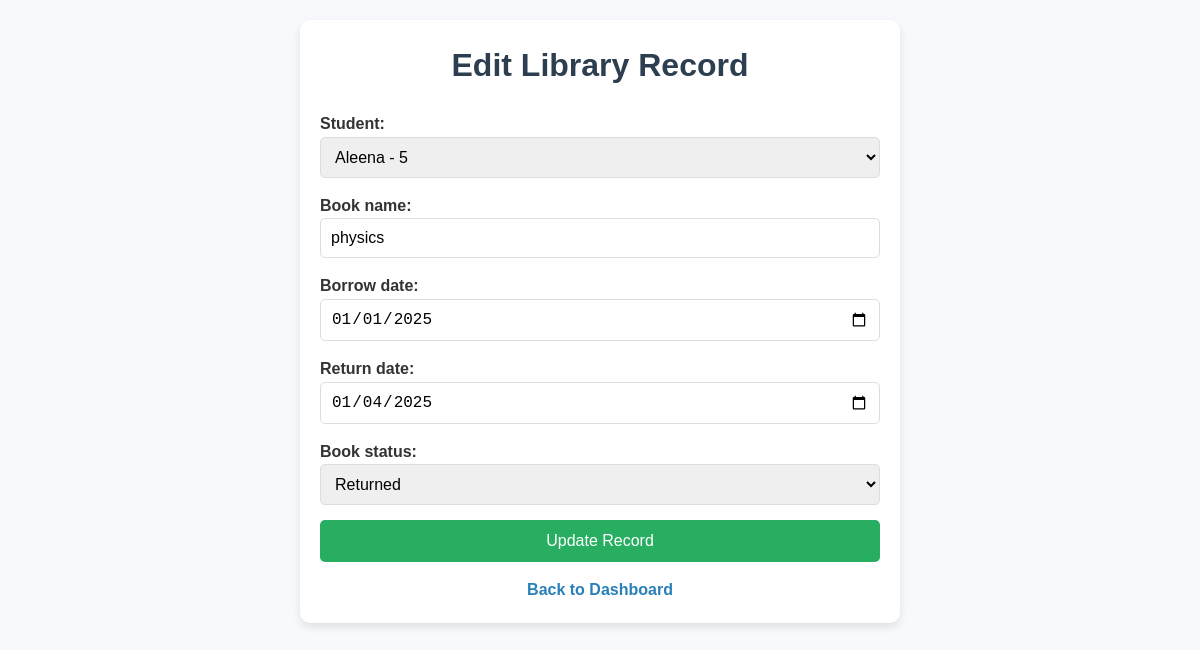
The app's page /api/edit-library-record/3/ (signed in) with its own data.
### school_app/models.py (models this page shows, shortened)
class LibraryHistory(models.Model):
    student = models.ForeignKey(Student, on_delete=models.CASCADE, related_name='library_records')
    book_name = models.CharField(max_length=255)
    borrow_date = models.DateField()
    return_date = models.DateField(null=True, blank=True)
    book_status = models.CharField(max_length=50)  # Renamed from 'status'

### school_app/views.py (the view)
# urls.py: path('edit-library-record/<int:pk>/', views.edit_library_record, name='edit_library_record'),
@login_required
def edit_library_record(request, pk):
    library_record = get_object_or_404(LibraryHistory, pk=pk)
    if not request.user.role == 'admin':
        messages.error(request, "You are not authorized to perform this action.")
        return redirect('librarian_dashboard')
    if request.method == 'POST':
        form = LibraryHistoryForm(request.POST, instance=library_record)
        if form.is_valid():
            form.save()
            return redirect('librarian_dashboard')
    else:
        form = LibraryHistoryForm(instance=library_record)
    return render(request, 'edit_library_record.html', {'form': form, 'record': library_record})

### school_app/forms.py
class LibraryHistoryForm(forms.ModelForm):
    class Meta:
        model = LibraryHistory
        fields = ['student', 'book_name', 'borrow_date', 'return_date', 'book_status']
        widgets = {
            'borrow_date': forms.DateInput(attrs={'type': 'date'}),
            'return_date': forms.DateInput(attrs={'type': 'date'}),
            'book_status': forms.Select(choices=[
                ('borrowed', 'Borrowed'),
                ('returned', 'Returned'),
                ('lost', 'Lost'),
            ])
        }

### school_app/models.py (called while the page is built)
    def __str__(self):
        return f"{self.name} - {self.roll_number}"

### school_app/Templates/edit_library_record.html (shortened to what this page needs)
<!DOCTYPE html>
<html lang="en">
<head>
</head>
<body>
    <div class="container">
        <h1>Edit Library Record</h1>
        <form method="post">
            {{ form.as_p }}
            <button type="submit">Update Record</button>
        </form>
        <a href="{% url 'librarian_dashboard' %}">Back to Dashboard</a>
    </div>
</body>
</html>

### school_app/Templates/edit_library_record.html (style rules this page uses)
* { margin: 0; padding: 0; box-sizing: border-box; }
body { font-family: 'Arial', sans-serif; background-color: #f7f9fc; color: #333; line-height: 1.6; padding: 20px; }
.container { max-width: 600px; margin: auto; background: #ffffff; padding: 20px; border-radius: 10px; box-shadow: 0 4px 8px rgba(0, 0, 0, 0.1); }
h1 { text-align: center; color: #2c3e50; margin-bottom: 20px; }
form { display: flex; flex-direction: column; }
label { font-weight: bold; margin-bottom: 5px; }
input, select, textarea { padding: 10px; margin-bottom: 15px; border: 1px solid #ddd; border-radius: 5px; font-size: 1rem; width: 100%; }
button { background-color: #27ae60; color: #ffffff; border: none; padding: 12px; font-size: 1rem; border-radius: 5px; cursor: pointer; transition: background-color 0.3s ease; }
a { display: block; text-align: center; margin-top: 15px; color: #2980b9; text-decoration: none; font-weight: bold; }

### records on screen
LibraryHistory: student "Aleena - 5", book_name "physics", borrow_date "01/01/2025", return_date "01/04/2025", book_status "Returned"
